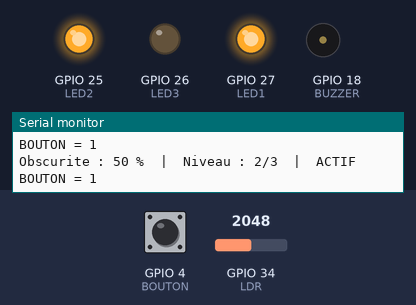
Bench run of a sketch on a simulated ESP32. On the bench: output pins drawn as LEDs (lit = HIGH), buzzer (waves = sounding), the last lines printed to the serial monitor. The test bench sets the inputs (shaded band); at power-on: GPIO 34 (LDR) = 2048, GPIO 4 (BOUTON) HIGH (analog values on the 0–4095 scale). WiFi joins after 1.5 s; servers stay silent unless stated.

Above: at 2.7 s.
2.8 s: GPIO 34 (LDR) set to 2717
4.3 s: GPIO 34 (LDR) set to 2846
At 5.0 s:
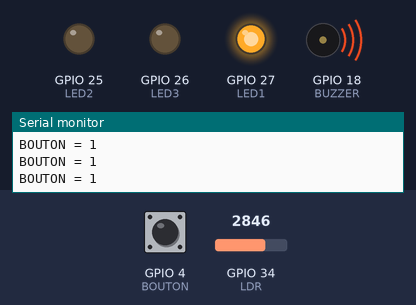
5.8 s: GPIO 34 (LDR) set to 1228
At 6.1 s:
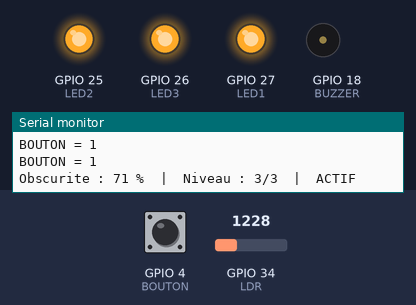
7.3 s: GPIO 4 (BOUTON) pulled LOW for 0.15 s
At 7.9 s:
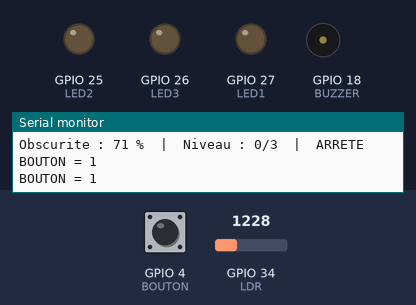
9.0 s: GPIO 4 (BOUTON) pulled LOW for 1 s
At 10.4 s:
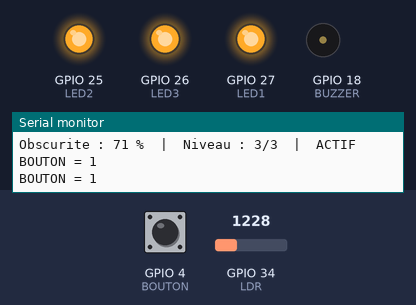
11.5 s: GPIO 4 (BOUTON) pulled LOW for 3.2 s
At 12.3 s:
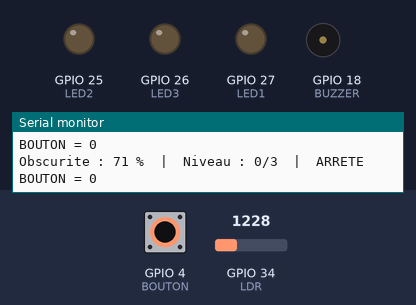
Timing chart, 0 to 14.5 s (numbered marks = the images above; inputs shaded):
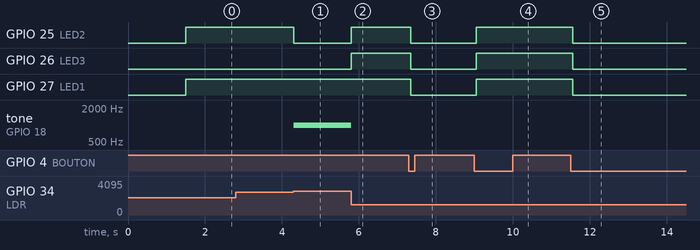

Measured:
- the behaviour switches between 2784 and 2785 on GPIO 34 (LDR) (found by bisection; images 0 and 1)
- after the input at 4.3 s, GPIO 25 (LED2): HIGH → LOW at once; tone on GPIO 18 (BUZZER): silent → 1000 Hz at once
- after the input at 5.8 s, GPIO 25 (LED2), GPIO 26 (LED3): LOW → HIGH at once; tone on GPIO 18 (BUZZER): 1000 Hz → silent at once
- after the input at 7.3 s, GPIO 25 (LED2), GPIO 26 (LED3), GPIO 27 (LED1): HIGH → LOW after 0.05 s
- after the input at 9.0 s, GPIO 25 (LED2), GPIO 26 (LED3), GPIO 27 (LED1): LOW → HIGH after 0.05 s
- after the input at 11.5 s, GPIO 25 (LED2), GPIO 26 (LED3), GPIO 27 (LED1): HIGH → LOW after 0.05 s

The sketch:

indicateur_niveau_lumineux.ino
```cpp
#include <WiFi.h>
#include <WebServer.h>

// ---------- Broches ----------
const int LDR    = 34;
const int BOUTON = 4;
const int BUZZER = 18;
const int LED1   = 27;
const int LED2   = 25;
const int LED3   = 26;

// ---------- Parametres ----------
const int SEUIL_BAS   = 33;
const int SEUIL_HAUT  = 66;
const int SEUIL_NOIR  = 33;

const bool MODULE_INVERSE = true;

#define WIFI_SSID "Wokwi-GUEST"
#define WIFI_PASS ""

WebServer server(80);

// ---------- State ----------
bool systemeActif = true;       // no longer volatile: handled in loop()
int  pourcentage  = 0;
int  niveau       = 0;
unsigned long dernierAffichage = 0;
unsigned long dernierDebug     = 0;

// ---------- Web ----------
void pageWeb() {
  String html = "<!DOCTYPE html><html><head><meta charset='UTF-8'>";
  html += "<meta http-equiv='refresh' content='2'>";
  html += "<title>Indicateur lumineux</title></head><body>";
  html += "<h1>Indicateur de niveau lumineux</h1>";
  html += "<p>Systeme : <b>" + String(systemeActif ? "ACTIF" : "ARRETE") + "</b></p>";
  html += "<p>Obscurite : <b>" + String(pourcentage) + " %</b></p>";
  html += "<p>Niveau : <b>" + String(niveau) + " / 3</b></p>";
  html += "</body></html>";
  server.send(200, "text/html", html);
}

// ---------- Button polling + debounce ----------
void lireBouton() {
  static int dernierEtatLu = HIGH;
  static int etatStable = HIGH;
  static unsigned long dernierChangement = 0;

  int lecture = digitalRead(BOUTON);

  if (lecture != dernierEtatLu) {
    dernierChangement = millis();
    dernierEtatLu = lecture;
  }

  if (millis() - dernierChangement >= 50) {
    if (lecture != etatStable) {
      etatStable = lecture;

      // INPUT_PULLUP: pressed = LOW
      if (etatStable == LOW) {
        systemeActif = !systemeActif;
        Serial.println(systemeActif ? ">>> Systeme ACTIF" : ">>> Systeme ARRETE");
      }
    }
  }
}

// ---------- System ON ----------
void systemeOn() {
  int lecture = analogRead(LDR);
  pourcentage = map(lecture, 0, 4095, 0, 100);
  if (MODULE_INVERSE) pourcentage = 100 - pourcentage;

  if (pourcentage < SEUIL_BAS)       niveau = 1;
  else if (pourcentage < SEUIL_HAUT) niveau = 2;
  else                               niveau = 3;

  digitalWrite(LED1, niveau >= 1);
  digitalWrite(LED2, niveau >= 2);
  digitalWrite(LED3, niveau >= 3);

  if (niveau == 1) tone(BUZZER, 1000);
  else             noTone(BUZZER);
}

// ---------- System OFF ----------
void systemeOff() {
  digitalWrite(LED1, LOW);
  digitalWrite(LED2, LOW);
  digitalWrite(LED3, LOW);
  noTone(BUZZER);
  niveau = 0;
}

// ---------- Setup ----------
void setup() {
  Serial.begin(115200);

  pinMode(LED1, OUTPUT);
  pinMode(LED2, OUTPUT);
  pinMode(LED3, OUTPUT);
  pinMode(BUZZER, OUTPUT);
  pinMode(BOUTON, INPUT_PULLUP);
  analogReadResolution(12);

  // No attachInterrupt — button handled by polling in loop()

  Serial.print("Connexion WiFi");
  WiFi.begin(WIFI_SSID, WIFI_PASS, 6);
  while (WiFi.status() != WL_CONNECTED) {
    delay(250);
    Serial.print(".");
  }
  Serial.println(" connecte !");
  Serial.print("Adresse IP : ");
  Serial.println(WiFi.localIP());

  server.on("/", pageWeb);
  server.begin();
}

// ---------- Loop ----------
void loop() {
  lireBouton();              // <-- button handled here
  server.handleClient();

  if (systemeActif) {
    systemeOn();
  } else {
    systemeOff();
  }

  // Periodic status print (500 ms)
  if (millis() - dernierAffichage >= 500) {
    dernierAffichage = millis();
    Serial.print("Obscurite : ");
    Serial.print(pourcentage);
    Serial.print(" %  |  Niveau : ");
    Serial.print(niveau);
    Serial.print("/3  |  ");
    Serial.println(systemeActif ? "ACTIF" : "ARRETE");
  }

  // Throttled button debug (200 ms) — remove once button works
  if (millis() - dernierDebug >= 200) {
    dernierDebug = millis();
    Serial.print("BOUTON = ");
    Serial.println(digitalRead(BOUTON));
  }
}
```
